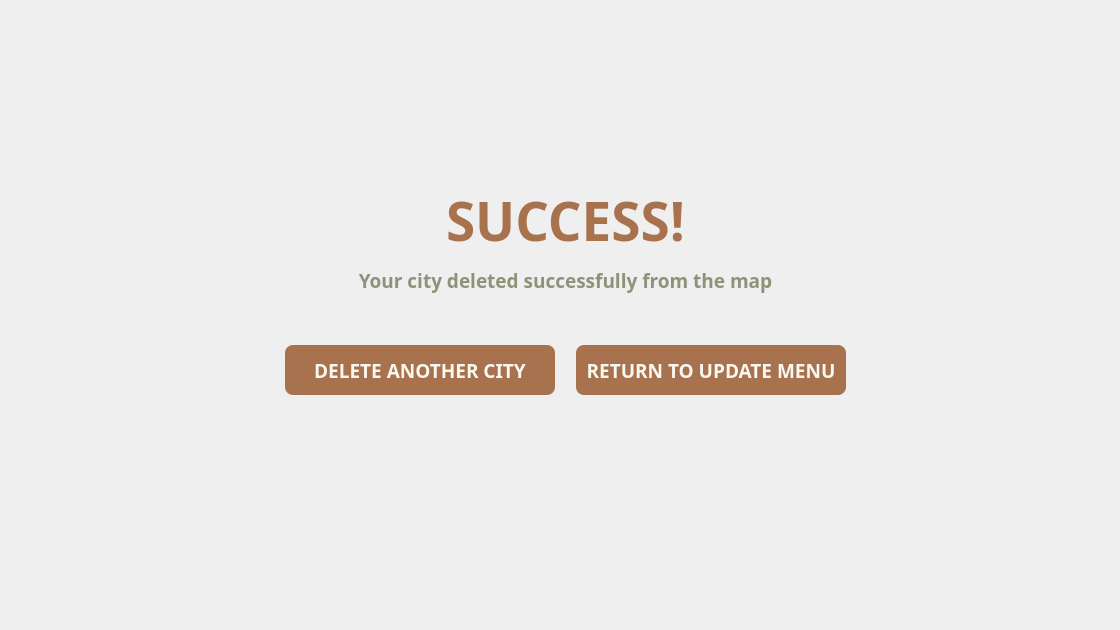
<?xml version="1.0" encoding="UTF-8"?>
<ui version="4.0">
 <class>DeleteCity_Successfully</class>
 <widget class="QWidget" name="DeleteCity_Successfully">
  <property name="geometry">
   <rect>
    <x>0</x>
    <y>0</y>
    <width>1120</width>
    <height>630</height>
   </rect>
  </property>
  <property name="minimumSize">
   <size>
    <width>1120</width>
    <height>630</height>
   </size>
  </property>
  <property name="maximumSize">
   <size>
    <width>1120</width>
    <height>630</height>
   </size>
  </property>
  <property name="windowTitle">
   <string>Mini Wasalni | City Deleted Successfully</string>
  </property>
  <widget class="QLabel" name="deletecity_success_h_2">
   <property name="geometry">
    <rect>
     <x>180</x>
     <y>230</y>
     <width>771</width>
     <height>101</height>
    </rect>
   </property>
   <property name="font">
    <font>
     <family>Dosis</family>
     <pointsize>14</pointsize>
     <bold>true</bold>
    </font>
   </property>
   <property name="styleSheet">
    <string notr="true">QLabel {
		color: #909178;
}</string>
   </property>
   <property name="text">
    <string>Your city deleted successfully from the map</string>
   </property>
   <property name="alignment">
    <set>Qt::AlignCenter</set>
   </property>
  </widget>
  <widget class="QLabel" name="deletecity_success_h">
   <property name="geometry">
    <rect>
     <x>310</x>
     <y>170</y>
     <width>511</width>
     <height>101</height>
    </rect>
   </property>
   <property name="font">
    <font>
     <family>Dosis</family>
     <pointsize>40</pointsize>
     <bold>true</bold>
    </font>
   </property>
   <property name="styleSheet">
    <string notr="true">QLabel {
		color: #A9724E;
}</string>
   </property>
   <property name="text">
    <string>SUCCESS!</string>
   </property>
   <property name="alignment">
    <set>Qt::AlignCenter</set>
   </property>
  </widget>
  <widget class="QWidget" name="horizontalLayoutWidget_2">
   <property name="geometry">
    <rect>
     <x>270</x>
     <y>330</y>
     <width>591</width>
     <height>80</height>
    </rect>
   </property>
   <layout class="QHBoxLayout" name="horizontalLayout_2">
    <item>
     <widget class="QPushButton" name="deletecity_success_addanoter">
      <property name="maximumSize">
       <size>
        <width>270</width>
        <height>50</height>
       </size>
      </property>
      <property name="font">
       <font>
        <family>Dosis</family>
        <pointsize>14</pointsize>
        <bold>true</bold>
       </font>
      </property>
      <property name="styleSheet">
       <string notr="true">QPushButton {
		color: #F8F8F1;
		background-color: #A9724E;
		border: none;
		border-radius: 8px;
}

QPushButton:hover {
		color: #F8F8F1;
		background-color: #BFA17E;
		border: none;
		border-radius:8px;
}

QPushButton:pressed {
		color: #F8F8F1;
		background-color: #BFA17E;
		border: none;
        border-radius: 8px;
}</string>
      </property>
      <property name="text">
       <string>DELETE ANOTHER CITY</string>
      </property>
     </widget>
    </item>
    <item>
     <widget class="QPushButton" name="deletecity_success_return">
      <property name="maximumSize">
       <size>
        <width>270</width>
        <height>50</height>
       </size>
      </property>
      <property name="font">
       <font>
        <family>Dosis</family>
        <pointsize>14</pointsize>
        <bold>true</bold>
       </font>
      </property>
      <property name="styleSheet">
       <string notr="true">QPushButton {
		color: #F8F8F1;
		background-color: #A9724E;
		border: none;
		border-radius: 8px;
}

QPushButton:hover {
		color: #F8F8F1;
		background-color: #BFA17E;
		border: none;
		border-radius:8px;
}

QPushButton:pressed {
		color: #F8F8F1;
		background-color: #BFA17E;
		border: none;
        border-radius: 8px;
}</string>
      </property>
      <property name="text">
       <string>RETURN TO UPDATE MENU</string>
      </property>
     </widget>
    </item>
   </layout>
  </widget>
 </widget>
 <resources/>
 <connections/>
</ui>
